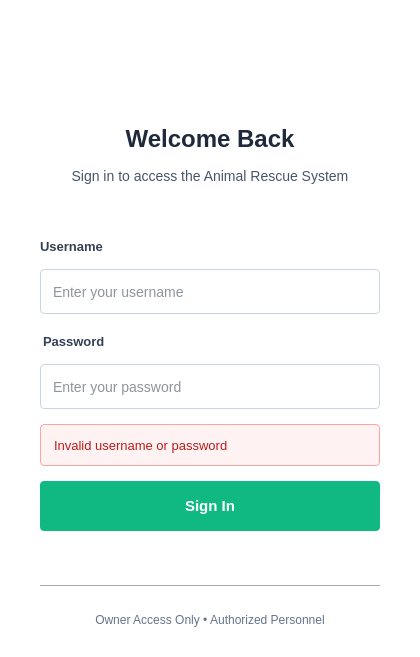
<?xml version="1.0" encoding="UTF-8"?>
<ui version="4.0">
 <class>LoginDialog</class>
 <widget class="QDialog" name="LoginDialog">
  <property name="geometry">
   <rect>
    <x>0</x>
    <y>0</y>
    <width>420</width>
    <height>657</height>
   </rect>
  </property>
  <property name="windowTitle">
   <string>Vet &amp; Pet - Login</string>
  </property>
  <property name="styleSheet">
   <string notr="true">
QDialog {
    background-color: white;
}
   </string>
  </property>
  <layout class="QVBoxLayout" name="verticalLayout_main">
   <property name="spacing">
    <number>0</number>
   </property>
   <property name="leftMargin">
    <number>0</number>
   </property>
   <property name="topMargin">
    <number>0</number>
   </property>
   <property name="rightMargin">
    <number>0</number>
   </property>
   <property name="bottomMargin">
    <number>0</number>
   </property>
   <item>
    <widget class="QFrame" name="frame_content">
     <property name="styleSheet">
      <string notr="true">background-color: white;</string>
     </property>
     <layout class="QVBoxLayout" name="verticalLayout_content">
      <property name="spacing">
       <number>15</number>
      </property>
      <property name="leftMargin">
       <number>40</number>
      </property>
      <property name="topMargin">
       <number>30</number>
      </property>
      <property name="rightMargin">
       <number>40</number>
      </property>
      <property name="bottomMargin">
       <number>30</number>
      </property>
      <item alignment="Qt::AlignHCenter">
       <widget class="QLabel" name="logo">
        <property name="minimumSize">
         <size>
          <width>80</width>
          <height>80</height>
         </size>
        </property>
        <property name="maximumSize">
         <size>
          <width>80</width>
          <height>80</height>
         </size>
        </property>
        <property name="styleSheet">
         <string notr="true">background-color: transparent; border-radius: 40px;</string>
        </property>
        <property name="text">
         <string/>
        </property>
        <property name="pixmap">
         <pixmap>vet-pet-logo-512.png</pixmap>
        </property>
        <property name="scaledContents">
         <bool>true</bool>
        </property>
        <property name="alignment">
         <set>Qt::AlignCenter</set>
        </property>
       </widget>
      </item>
      <item>
       <widget class="QLabel" name="welcome_title">
        <property name="styleSheet">
         <string notr="true">color: #1e293b; font-size: 24px; font-weight: 500;</string>
        </property>
        <property name="text">
         <string>Welcome Back</string>
        </property>
        <property name="alignment">
         <set>Qt::AlignCenter</set>
        </property>
       </widget>
      </item>
      <item>
       <widget class="QLabel" name="subtitle_label">
        <property name="styleSheet">
         <string notr="true">color: #475569; font-size: 14px;</string>
        </property>
        <property name="text">
         <string>Sign in to access the Animal Rescue System</string>
        </property>
        <property name="alignment">
         <set>Qt::AlignCenter</set>
        </property>
       </widget>
      </item>
      <item>
       <spacer name="verticalSpacer_1">
        <property name="orientation">
         <enum>Qt::Vertical</enum>
        </property>
        <property name="sizeHint" stdset="0">
         <size>
          <width>20</width>
          <height>20</height>
         </size>
        </property>
       </spacer>
      </item>
      <item>
       <widget class="QLabel" name="username_label">
        <property name="styleSheet">
         <string notr="true">color: #334155; font-weight: bold; font-size: 13px;</string>
        </property>
        <property name="text">
         <string>Username</string>
        </property>
       </widget>
      </item>
      <item>
       <widget class="QLineEdit" name="input_username">
        <property name="minimumSize">
         <size>
          <width>0</width>
          <height>45</height>
         </size>
        </property>
        <property name="styleSheet">
         <string notr="true">padding: 10px; border: 1px solid #cbd5e1; border-radius: 4px; font-size: 14px; color: #1e293b;</string>
        </property>
        <property name="placeholderText">
         <string>Enter your username</string>
        </property>
       </widget>
      </item>
      <item>
       <widget class="QLabel" name="password_label">
        <property name="styleSheet">
         <string notr="true">color: #334155; font-weight: bold; font-size: 13px; margin-top: 5px;</string>
        </property>
        <property name="text">
         <string>Password</string>
        </property>
       </widget>
      </item>
      <item>
       <widget class="QLineEdit" name="input_password">
        <property name="minimumSize">
         <size>
          <width>0</width>
          <height>45</height>
         </size>
        </property>
        <property name="styleSheet">
         <string notr="true">padding: 10px; border: 1px solid #cbd5e1; border-radius: 4px; font-size: 14px; color: #1e293b;</string>
        </property>
        <property name="echoMode">
         <enum>QLineEdit::Password</enum>
        </property>
        <property name="placeholderText">
         <string>Enter your password</string>
        </property>
       </widget>
      </item>
      <item>
       <widget class="QLabel" name="acc_error">
        <property name="minimumSize">
         <size>
          <width>0</width>
          <height>42</height>
         </size>
        </property>
        <property name="styleSheet">
         <string notr="true">background-color: #fef2f2; color: #b91c1c; border: 1px solid #fca5a5; border-radius: 4px; padding: 10px; font-size: 13px;</string>
        </property>
        <property name="text">
         <string>Invalid username or password</string>
        </property>
       </widget>
      </item>
      <item>
       <widget class="QPushButton" name="login_button">
        <property name="minimumSize">
         <size>
          <width>0</width>
          <height>50</height>
         </size>
        </property>
        <property name="styleSheet">
         <string notr="true">
QPushButton {
    background-color: #10b981;
    color: white;
    font-weight: bold;
    font-size: 15px;
    border: none;
    border-radius: 4px;
}
QPushButton:hover {
    background-color: #059669;
}
         </string>
        </property>
        <property name="text">
         <string>Sign In</string>
        </property>
       </widget>
      </item>
      <item>
       <spacer name="verticalSpacer_3">
        <property name="orientation">
         <enum>Qt::Vertical</enum>
        </property>
        <property name="sizeHint" stdset="0">
         <size>
          <width>20</width>
          <height>15</height>
         </size>
        </property>
       </spacer>
      </item>
      <item>
       <widget class="Line" name="line_footer">
        <property name="styleSheet">
         <string notr="true">color: #e2e8f0;</string>
        </property>
        <property name="orientation">
         <enum>Qt::Horizontal</enum>
        </property>
       </widget>
      </item>
      <item>
       <widget class="QLabel" name="footer">
        <property name="styleSheet">
         <string notr="true">color: #64748b; font-size: 12px; margin-top: 10px;</string>
        </property>
        <property name="text">
         <string>Owner Access Only • Authorized Personnel</string>
        </property>
        <property name="alignment">
         <set>Qt::AlignCenter</set>
        </property>
       </widget>
      </item>
     </layout>
    </widget>
   </item>
  </layout>
 </widget>
 <resources/>
 <connections/>
</ui>
